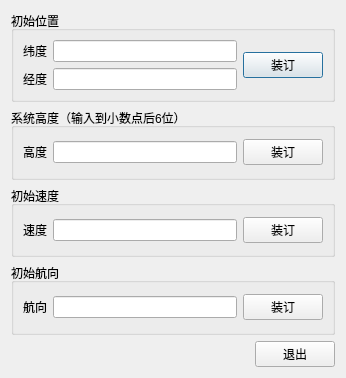
<?xml version="1.0" encoding="UTF-8"?>
<ui version="4.0">
 <class>BookOriDataDialog</class>
 <widget class="QDialog" name="BookOriDataDialog">
  <property name="geometry">
   <rect>
    <x>0</x>
    <y>0</y>
    <width>346</width>
    <height>378</height>
   </rect>
  </property>
  <property name="windowTitle">
   <string>装订初始位置</string>
  </property>
  <property name="modal">
   <bool>true</bool>
  </property>
  <layout class="QGridLayout" name="gridLayout_5">
   <item row="0" column="0" colspan="2">
    <widget class="QGroupBox" name="groupBox">
     <property name="title">
      <string>初始位置</string>
     </property>
     <layout class="QGridLayout" name="gridLayout">
      <item row="0" column="0">
       <widget class="QLabel" name="label">
        <property name="text">
         <string>纬度</string>
        </property>
       </widget>
      </item>
      <item row="0" column="1">
       <widget class="QLineEdit" name="lineEdit">
        <property name="toolTip">
         <string>-90~90°</string>
        </property>
        <property name="toolTipDuration">
         <number>-1</number>
        </property>
       </widget>
      </item>
      <item row="0" column="2" rowspan="2">
       <widget class="QPushButton" name="pushButton">
        <property name="text">
         <string>装订</string>
        </property>
       </widget>
      </item>
      <item row="1" column="0">
       <widget class="QLabel" name="label_2">
        <property name="text">
         <string>经度</string>
        </property>
       </widget>
      </item>
      <item row="1" column="1">
       <widget class="QLineEdit" name="lineEdit_2">
        <property name="toolTip">
         <string>-180~180°</string>
        </property>
        <property name="toolTipDuration">
         <number>-1</number>
        </property>
       </widget>
      </item>
     </layout>
    </widget>
   </item>
   <item row="1" column="0" colspan="2">
    <widget class="QGroupBox" name="groupBox_4">
     <property name="title">
      <string>系统高度（输入到小数点后6位）</string>
     </property>
     <layout class="QGridLayout" name="gridLayout_3">
      <item row="0" column="0">
       <widget class="QLabel" name="label_5">
        <property name="text">
         <string>高度</string>
        </property>
       </widget>
      </item>
      <item row="0" column="1">
       <widget class="QLineEdit" name="lineEdit_5">
        <property name="toolTip">
         <string>-100000~+100000m</string>
        </property>
        <property name="toolTipDuration">
         <number>-1</number>
        </property>
       </widget>
      </item>
      <item row="0" column="2">
       <widget class="QPushButton" name="pushButton_5">
        <property name="text">
         <string>装订</string>
        </property>
       </widget>
      </item>
     </layout>
    </widget>
   </item>
   <item row="2" column="0" colspan="2">
    <widget class="QGroupBox" name="groupBox_2">
     <property name="title">
      <string>初始速度</string>
     </property>
     <layout class="QGridLayout" name="gridLayout_2">
      <item row="0" column="0">
       <widget class="QLabel" name="label_3">
        <property name="text">
         <string>速度</string>
        </property>
       </widget>
      </item>
      <item row="0" column="1">
       <widget class="QLineEdit" name="lineEdit_3">
        <property name="toolTip">
         <string>0~1000kn</string>
        </property>
        <property name="toolTipDuration">
         <number>-1</number>
        </property>
       </widget>
      </item>
      <item row="0" column="2">
       <widget class="QPushButton" name="pushButton_2">
        <property name="text">
         <string>装订</string>
        </property>
       </widget>
      </item>
     </layout>
    </widget>
   </item>
   <item row="3" column="0" colspan="2">
    <widget class="QGroupBox" name="groupBox_3">
     <property name="title">
      <string>初始航向</string>
     </property>
     <layout class="QGridLayout" name="gridLayout_4">
      <item row="0" column="0">
       <widget class="QLabel" name="label_4">
        <property name="text">
         <string>航向</string>
        </property>
       </widget>
      </item>
      <item row="0" column="1">
       <widget class="QLineEdit" name="lineEdit_4">
        <property name="toolTip">
         <string>0~360°</string>
        </property>
        <property name="toolTipDuration">
         <number>-1</number>
        </property>
       </widget>
      </item>
      <item row="0" column="2">
       <widget class="QPushButton" name="pushButton_3">
        <property name="text">
         <string>装订</string>
        </property>
       </widget>
      </item>
     </layout>
    </widget>
   </item>
   <item row="4" column="0">
    <spacer name="horizontalSpacer">
     <property name="orientation">
      <enum>Qt::Horizontal</enum>
     </property>
     <property name="sizeHint" stdset="0">
      <size>
       <width>244</width>
       <height>20</height>
      </size>
     </property>
    </spacer>
   </item>
   <item row="4" column="1">
    <widget class="QPushButton" name="pushButton_4">
     <property name="text">
      <string>退出</string>
     </property>
    </widget>
   </item>
  </layout>
 </widget>
 <resources/>
 <connections/>
</ui>
